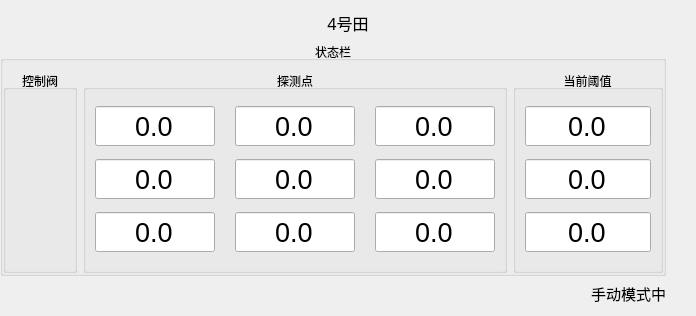
     <widget class="QWidget" name="page_2">
      <layout class="QGridLayout" name="gridLayout_5">
       <property name="leftMargin">
        <number>0</number>
       </property>
       <property name="rightMargin">
        <number>0</number>
       </property>
       <property name="horizontalSpacing">
        <number>30</number>
       </property>
       <item row="0" column="0" colspan="2">
        <widget class="QLabel" name="label_4">
         <property name="maximumSize">
          <size>
           <width>16777215</width>
           <height>30</height>
          </size>
         </property>
         <property name="font">
          <font>
           <family>黑体</family>
           <pointsize>12</pointsize>
          </font>
         </property>
         <property name="text">
          <string>4号田</string>
         </property>
         <property name="alignment">
          <set>Qt::AlignCenter</set>
         </property>
        </widget>
       </item>
       <item row="1" column="0">
        <widget class="QGroupBox" name="groupBox_19">
         <property name="title">
          <string>状态栏</string>
         </property>
         <property name="alignment">
          <set>Qt::AlignCenter</set>
         </property>
         <layout class="QGridLayout" name="gridLayout_41">
          <property name="leftMargin">
           <number>0</number>
          </property>
          <property name="rightMargin">
           <number>0</number>
          </property>
          <property name="bottomMargin">
           <number>0</number>
          </property>
          <property name="horizontalSpacing">
           <number>6</number>
          </property>
          <item row="0" column="0">
           <widget class="QGroupBox" name="groupBox_20">
            <property name="title">
             <string>控制阀</string>
            </property>
            <property name="alignment">
             <set>Qt::AlignCenter</set>
            </property>
            <layout class="QGridLayout" name="gridLayout_17">
             <item row="0" column="0">
              <widget class="QLabel" name="label_farmfour_LED1">
               <property name="minimumSize">
                <size>
                 <width>50</width>
                 <height>50</height>
                </size>
               </property>
               <property name="maximumSize">
                <size>
                 <width>60</width>
                 <height>60</height>
                </size>
               </property>
               <property name="text">
                <string/>
               </property>
               <property name="pixmap">
                <pixmap resource="pic.qrc">:/source/pic/light_off.gif</pixmap>
               </property>
               <property name="scaledContents">
                <bool>true</bool>
               </property>
              </widget>
             </item>
             <item row="1" column="0">
              <widget class="QLabel" name="label_farmfour_LED2">
               <property name="minimumSize">
                <size>
                 <width>50</width>
                 <height>50</height>
                </size>
               </property>
               <property name="maximumSize">
                <size>
                 <width>60</width>
                 <height>60</height>
                </size>
               </property>
               <property name="text">
                <string/>
               </property>
               <property name="pixmap">
                <pixmap resource="pic.qrc">:/source/pic/light_off.gif</pixmap>
               </property>
               <property name="scaledContents">
                <bool>true</bool>
               </property>
              </widget>
             </item>
             <item row="2" column="0">
              <widget class="QLabel" name="label_farmfour_LED3">
               <property name="minimumSize">
                <size>
                 <width>50</width>
                 <height>50</height>
                </size>
               </property>
               <property name="maximumSize">
                <size>
                 <width>60</width>
                 <height>60</height>
                </size>
               </property>
               <property name="text">
                <string/>
               </property>
               <property name="pixmap">
                <pixmap resource="pic.qrc">:/source/pic/light_off.gif</pixmap>
               </property>
               <property name="scaledContents">
                <bool>true</bool>
               </property>
              </widget>
             </item>
            </layout>
           </widget>
          </item>
          <item row="0" column="1">
           <widget class="QGroupBox" name="groupBox_21">
            <property name="title">
             <string>探测点</string>
            </property>
            <property name="alignment">
             <set>Qt::AlignCenter</set>
            </property>
            <layout class="QGridLayout" name="gridLayout_18">
             <property name="horizontalSpacing">
              <number>20</number>
             </property>
             <item row="0" column="0">
              <widget class="QLineEdit" name="lineEdit_four_1">
               <property name="minimumSize">
                <size>
                 <width>0</width>
                 <height>40</height>
                </size>
               </property>
               <property name="maximumSize">
                <size>
                 <width>120</width>
                 <height>16777215</height>
                </size>
               </property>
               <property name="font">
                <font>
                 <family>Arial</family>
                 <pointsize>20</pointsize>
                </font>
               </property>
               <property name="text">
                <string>0.0</string>
               </property>
               <property name="alignment">
                <set>Qt::AlignCenter</set>
               </property>
               <property name="readOnly">
                <bool>true</bool>
               </property>
               <property name="placeholderText">
                <string/>
               </property>
              </widget>
             </item>
             <item row="0" column="1">
              <widget class="QLineEdit" name="lineEdit_four_2">
               <property name="minimumSize">
                <size>
                 <width>0</width>
                 <height>40</height>
                </size>
               </property>
               <property name="maximumSize">
                <size>
                 <width>120</width>
                 <height>16777215</height>
                </size>
               </property>
               <property name="font">
                <font>
                 <family>Arial</family>
                 <pointsize>20</pointsize>
                </font>
               </property>
               <property name="text">
                <string>0.0</string>
               </property>
               <property name="alignment">
                <set>Qt::AlignCenter</set>
               </property>
               <property name="readOnly">
                <bool>true</bool>
               </property>
               <property name="placeholderText">
                <string/>
               </property>
              </widget>
             </item>
             <item row="0" column="2">
              <widget class="QLineEdit" name="lineEdit_four_3">
               <property name="minimumSize">
                <size>
                 <width>0</width>
                 <height>40</height>
                </size>
               </property>
               <property name="maximumSize">
                <size>
                 <width>120</width>
                 <height>16777215</height>
                </size>
               </property>
               <property name="font">
                <font>
                 <family>Arial</family>
                 <pointsize>20</pointsize>
                </font>
               </property>
               <property name="text">
                <string>0.0</string>
               </property>
               <property name="alignment">
                <set>Qt::AlignCenter</set>
               </property>
               <property name="readOnly">
                <bool>true</bool>
               </property>
               <property name="placeholderText">
                <string/>
               </property>
              </widget>
             </item>
             <item row="1" column="0">
              <widget class="QLineEdit" name="lineEdit_four_4">
               <property name="minimumSize">
                <size>
                 <width>0</width>
                 <height>40</height>
                </size>
               </property>
               <property name="maximumSize">
                <size>
                 <width>120</width>
                 <height>16777215</height>
                </size>
               </property>
               <property name="font">
                <font>
                 <family>Arial</family>
                 <pointsize>20</pointsize>
                </font>
               </property>
               <property name="text">
                <string>0.0</string>
               </property>
               <property name="alignment">
                <set>Qt::AlignCenter</set>
               </property>
               <property name="readOnly">
                <bool>true</bool>
               </property>
               <property name="placeholderText">
                <string/>
               </property>
              </widget>
             </item>
             <item row="1" column="1">
              <widget class="QLineEdit" name="lineEdit_four_5">
               <property name="minimumSize">
                <size>
                 <width>0</width>
                 <height>40</height>
                </size>
               </property>
               <property name="maximumSize">
                <size>
                 <width>120</width>
                 <height>16777215</height>
                </size>
               </property>
               <property name="font">
                <font>
                 <family>Arial</family>
                 <pointsize>20</pointsize>
                </font>
               </property>
               <property name="text">
                <string>0.0</string>
               </property>
               <property name="alignment">
                <set>Qt::AlignCenter</set>
               </property>
               <property name="readOnly">
                <bool>true</bool>
               </property>
               <property name="placeholderText">
                <string/>
               </property>
              </widget>
             </item>
             <item row="1" column="2">
              <widget class="QLineEdit" name="lineEdit_four_6">
               <property name="minimumSize">
                <size>
                 <width>0</width>
                 <height>40</height>
                </size>
               </property>
               <property name="maximumSize">
                <size>
                 <width>120</width>
                 <height>16777215</height>
                </size>
               </property>
               <property name="font">
                <font>
                 <family>Arial</family>
                 <pointsize>20</pointsize>
                </font>
               </property>
               <property name="text">
                <string>0.0</string>
               </property>
               <property name="alignment">
                <set>Qt::AlignCenter</set>
               </property>
               <property name="readOnly">
                <bool>true</bool>
               </property>
               <property name="placeholderText">
                <string/>
               </property>
              </widget>
             </item>
             <item row="2" column="0">
              <widget class="QLineEdit" name="lineEdit_four_7">
               <property name="minimumSize">
                <size>
                 <width>0</width>
                 <height>40</height>
                </size>
               </property>
               <property name="maximumSize">
                <size>
                 <width>120</width>
                 <height>16777215</height>
                </size>
               </property>
               <property name="font">
                <font>
                 <family>Arial</family>
                 <pointsize>20</pointsize>
                </font>
               </property>
               <property name="text">
                <string>0.0</string>
               </property>
               <property name="alignment">
                <set>Qt::AlignCenter</set>
               </property>
               <property name="readOnly">
                <bool>true</bool>
               </property>
               <property name="placeholderText">
                <string/>
               </property>
              </widget>
             </item>
             <item row="2" column="1">
              <widget class="QLineEdit" name="lineEdit_four_8">
               <property name="minimumSize">
                <size>
                 <width>0</width>
                 <height>40</height>
                </size>
               </property>
               <property name="maximumSize">
                <size>
                 <width>120</width>
                 <height>16777215</height>
                </size>
               </property>
               <property name="font">
                <font>
                 <family>Arial</family>
                 <pointsize>20</pointsize>
                </font>
               </property>
               <property name="text">
                <string>0.0</string>
               </property>
               <property name="alignment">
                <set>Qt::AlignCenter</set>
               </property>
               <property name="readOnly">
                <bool>true</bool>
               </property>
               <property name="placeholderText">
                <string/>
               </property>
              </widget>
             </item>
             <item row="2" column="2">
              <widget class="QLineEdit" name="lineEdit_four_9">
               <property name="minimumSize">
                <size>
                 <width>0</width>
                 <height>40</height>
                </size>
               </property>
               <property name="maximumSize">
                <size>
                 <width>120</width>
                 <height>16777215</height>
                </size>
               </property>
               <property name="font">
                <font>
                 <family>Arial</family>
                 <pointsize>20</pointsize>
                </font>
               </property>
               <property name="text">
                <string>0.0</string>
               </property>
               <property name="alignment">
                <set>Qt::AlignCenter</set>
               </property>
               <property name="readOnly">
                <bool>true</bool>
               </property>
               <property name="placeholderText">
                <string/>
               </property>
              </widget>
             </item>
            </layout>
           </widget>
          </item>
          <item row="0" column="2">
           <widget class="QGroupBox" name="groupBox_6">
            <property name="maximumSize">
             <size>
              <width>150</width>
              <height>16777215</height>
             </size>
            </property>
            <property name="title">
             <string>当前阈值</string>
            </property>
            <property name="alignment">
             <set>Qt::AlignCenter</set>
            </property>
            <layout class="QGridLayout" name="gridLayout_16">
             <property name="horizontalSpacing">
              <number>20</number>
             </property>
             <item row="2" column="0">
              <widget class="QLineEdit" name="lineEdit_four_set_1">
               <property name="minimumSize">
                <size>
                 <width>70</width>
                 <height>40</height>
                </size>
               </property>
               <property name="font">
                <font>
                 <family>Arial</family>
                 <pointsize>20</pointsize>
                 <weight>50</weight>
                 <bold>false</bold>
                </font>
               </property>
               <property name="text">
                <string>0.0</string>
               </property>
               <property name="alignment">
                <set>Qt::AlignCenter</set>
               </property>
              </widget>
             </item>
             <item row="3" column="0">
              <widget class="QLineEdit" name="lineEdit_four_set_2">
               <property name="minimumSize">
                <size>
                 <width>70</width>
                 <height>40</height>
                </size>
               </property>
               <property name="font">
                <font>
                 <family>Arial</family>
                 <pointsize>20</pointsize>
                 <weight>50</weight>
                 <bold>false</bold>
                </font>
               </property>
               <property name="text">
                <string>0.0</string>
               </property>
               <property name="alignment">
                <set>Qt::AlignCenter</set>
               </property>
              </widget>
             </item>
             <item row="4" column="0">
              <widget class="QLineEdit" name="lineEdit_four_set_3">
               <property name="minimumSize">
                <size>
                 <width>70</width>
                 <height>40</height>
                </size>
               </property>
               <property name="font">
                <font>
                 <family>Arial</family>
                 <pointsize>20</pointsize>
                 <weight>50</weight>
                 <bold>false</bold>
                </font>
               </property>
               <property name="text">
                <string>0.0</string>
               </property>
               <property name="alignment">
                <set>Qt::AlignCenter</set>
               </property>
              </widget>
             </item>
            </layout>
           </widget>
          </item>
         </layout>
        </widget>
       </item>
       <item row="2" column="0">
        <widget class="QLabel" name="label_Auto_4">
         <property name="maximumSize">
          <size>
           <width>16777215</width>
           <height>30</height>
          </size>
         </property>
         <property name="font">
          <font>
           <family>Arial</family>
           <pointsize>11</pointsize>
          </font>
         </property>
         <property name="text">
          <string>手动模式中</string>
         </property>
         <property name="alignment">
          <set>Qt::AlignRight|Qt::AlignTrailing|Qt::AlignVCenter</set>
         </property>
        </widget>
       </item>
      </layout>
     </widget>
